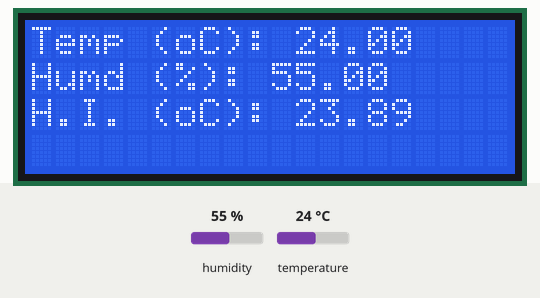
This sketch was run on a simulated Arduino Uno, built with avr-gcc and run on an emulated ATmega328P. On the bench: 20×4 character LCD. The test bench sets the inputs (shaded band); at power-on: humidity 55 %, temperature 24 °C.

Above: at 1.2 s.
1.3 s: humidity set to 22 %
At 5.6 s:
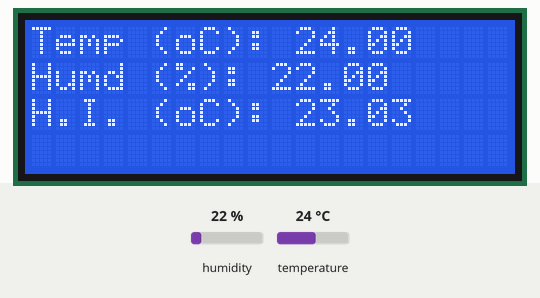
7.3 s: temperature set to 12 °C
At 11.5 s:
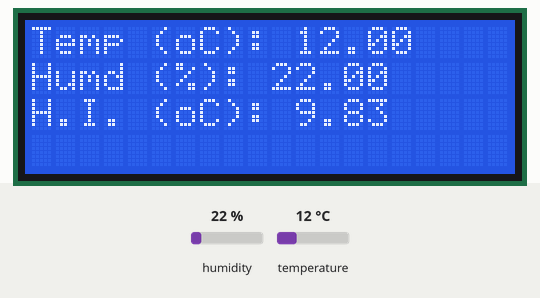
13.3 s: humidity set to 40 %
At 16.3 s:
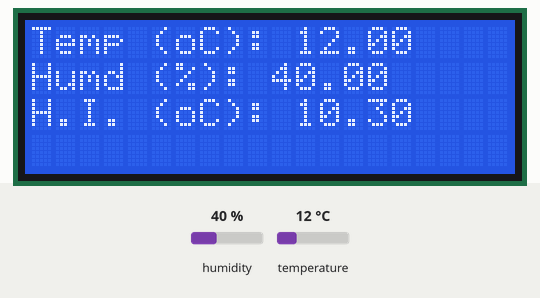
19.3 s: temperature set to 19 °C
At 21.0 s:
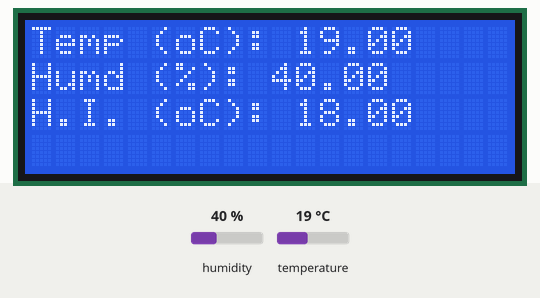
Timing chart, 0 to 22.5 s (numbered marks = the images above; inputs shaded):
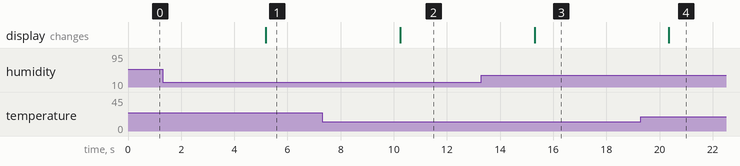

Measured:
- after the input at 1.3 s, the display: changes after 3.9 s (image 1)
- after the input at 7.3 s, the display: changes after 2.9 s (image 2)
- after the input at 13.3 s, the display: changes after 2.0 s (image 3)
- after the input at 19.3 s, the display: changes after 1.1 s (image 4)

The sketch:

filament_watcher.ino
```cpp
#include <Wire.h>
#include <LiquidCrystal_I2C.h>
#include <DHT.h>

#define DHTPIN 4


LiquidCrystal_I2C lcd(0x27, 20, 4);

DHT dht(DHTPIN, DHT22);


void setup() {
  lcd.init();
  lcd.backlight();
  lcd.clear();

  dht.begin();
}


void loop() {
  lcd.clear();

  float h = dht.readHumidity();
  float t = dht.readTemperature();

  if (isnan(h) || isnan(t)) {
    lcd.setCursor(0,0);
    Serial.println("Failed to read!");
    return;
  }

  float hic = dht.computeHeatIndex(t, h, false);

  lcd.setCursor(0,0);
  lcd.print("Temp (oC): ");
  lcd.setCursor(11,0);
  lcd.print(t);

  lcd.setCursor(0,1);
  lcd.print("Humd (%): ");
  lcd.setCursor(10,1);
  lcd.print(h);

  lcd.setCursor(0,2);
  lcd.print("H.I. (oC): ");
  lcd.setCursor(11,2);
  lcd.print(hic);

  delay(5000);
}
```
